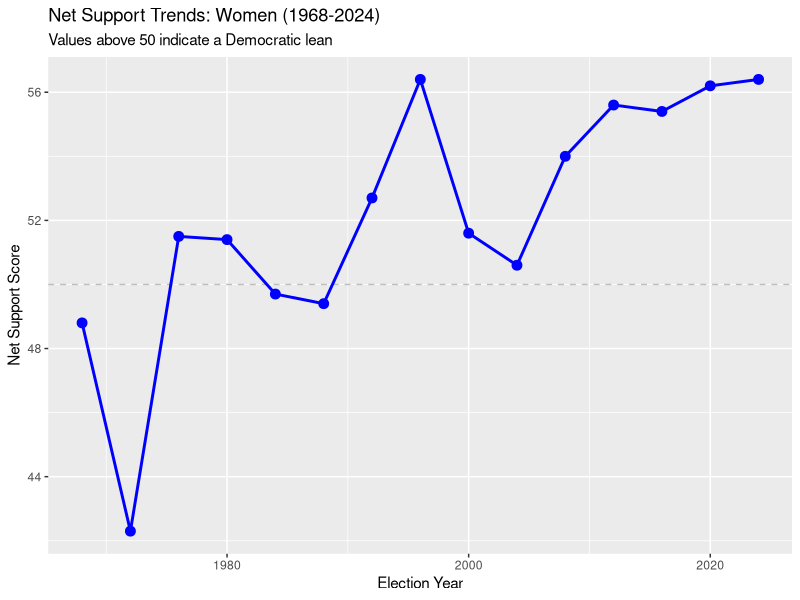
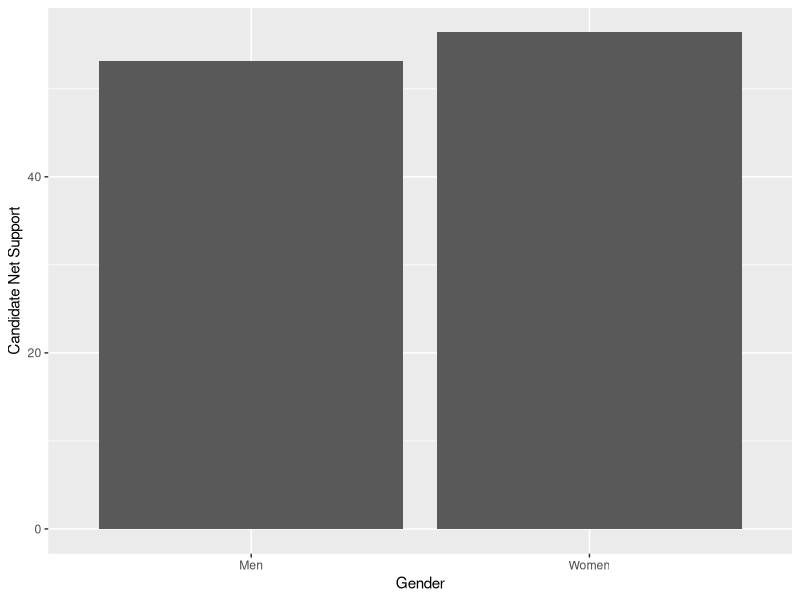
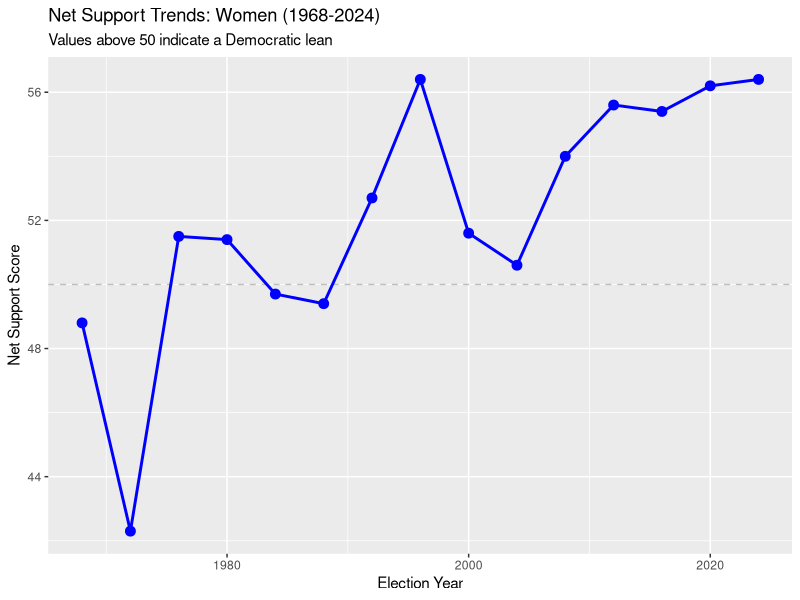

These charts were generated, in order, by the following R code:
## ---- chunk 1
library(tidyverse)
my_data <- read_csv("The Guide to Public Opinion and Electoral Behavior.csv")
## ---- chunk 2
my_data |>
  head()
## ---- chunk 3
gender_demographic <- my_data |>
  filter(Demographics == "gender",
         Subgroup == "Women")
gender_demographic
## ---- chunk 4
library(ggplot2)

gender_plot <- ggplot(gender_demographic, aes(x = Year, y = `Net Pro Dem. - Pro Rep.`)) +
  geom_hline(yintercept = 50, linetype = "dashed", color = "gray") +
  geom_line(color = "blue", linewidth = 1) + 
  geom_point(color = "blue", size = 3) +
  labs(
    title = "Net Support Trends: Women (1968-2024)",
    subtitle = "Values above 50 indicate a Democratic lean",
    x = "Election Year",
    y = "Net Support Score"
  ) 
gender_plot
## ---- chunk 5
candidate_support_means <- gender_demographic |>
  filter(Year >= "1992") |>
  summarize(
    dem_candidates_mean = mean(`Democratic Candidate`),
    rep_candidates_mean = mean(`Republican Candidate`),
    net_support_score = mean(`Net Pro Dem. - Pro Rep.`)
  )
knitr::kable(candidate_support_means, digits = 2)
## ---- chunk 6
men_women_demographics <- my_data |>
  filter(Demographics == "gender")
men_women_demographics

support_plot <- ggplot(men_women_demographics, aes(x = Subgroup, y = `Net Pro Dem. - Pro Rep.`)) +
  geom_col(position = "dodge") +
  labs(x = "Gender", 
       y = "Candidate Net Support")
support_plot
## ---- chunk 7
library(ggplot2)

gender_plot <- ggplot(gender_demographic, aes(x = Year, y = `Net Pro Dem. - Pro Rep.`)) +
  geom_hline(yintercept = 50, linetype = "dashed", color = "gray") +
  geom_line(color = "blue", linewidth = 1) + 
  geom_point(color = "blue", size = 3) +
  labs(
    title = "Net Support Trends: Women (1968-2024)",
    subtitle = "Values above 50 indicate a Democratic lean",
    x = "Election Year",
    y = "Net Support Score"
  ) 
gender_plot
## ---- chunk 8
fit <- lm(`Net Pro Dem. - Pro Rep.` ~ Subgroup, data = men_women_demographics)
fit 
broom::tidy(fit) |>
  knitr::kable(digits = 3)
